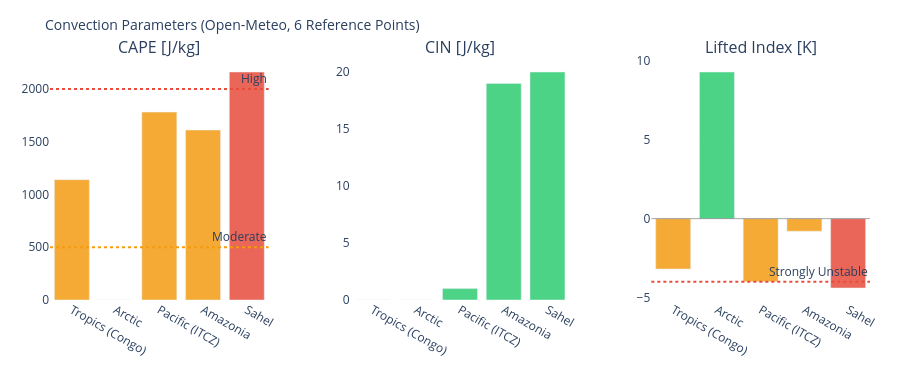

Here is the notebook cell this chart was saved with:
### Markdown cell above
---
## 3. Visualizations

### Code cell
# ============================================================
# CAPE / CIN / LIFTED INDEX – Convection potential
# ============================================================

if not df_atm.empty:
    fig = make_subplots(
        rows=1, cols=3,
        subplot_titles=['CAPE [J/kg]', 'CIN [J/kg]', 'Lifted Index [K]'],
        horizontal_spacing=0.1
    )
    pts = df_atm['point'].tolist()
    pt_colors = ['#E85D24','#185FA5','#888780','#378ADD','#639922','#F2A623']

    # CAPE – höher = mehr Gewitterpotential
    cape_vals = df_atm['cape'].fillna(0).tolist()
    cape_colors = ['#e74c3c' if v > 2000 else '#f39c12' if v > 500 else '#2ecc71'
                   for v in cape_vals]
    fig.add_trace(go.Bar(x=pts, y=cape_vals, marker_color=cape_colors,
                         opacity=0.85, showlegend=False), row=1, col=1)
    fig.add_hline(y=2000, line_dash='dot', line_color='#e74c3c',
                  annotation_text='High', row=1, col=1)
    fig.add_hline(y=500,  line_dash='dot', line_color='#f39c12',
                  annotation_text='Moderate', row=1, col=1)

    # CIN – negativer = stärker gedeckelt (weniger Auslöse)
    cin_vals = df_atm['cin'].fillna(0).tolist()
    cin_colors = ['#e74c3c' if v < -200 else '#f39c12' if v < -50 else '#2ecc71'
                  for v in cin_vals]
    fig.add_trace(go.Bar(x=pts, y=cin_vals, marker_color=cin_colors,
                         opacity=0.85, showlegend=False), row=1, col=2)

    # Lifted Index – negativ = instabil
    li_vals = df_atm['li'].fillna(0).tolist()
    li_colors = ['#e74c3c' if v < -4 else '#f39c12' if v < 0 else '#2ecc71'
                 for v in li_vals]
    fig.add_trace(go.Bar(x=pts, y=li_vals, marker_color=li_colors,
                         opacity=0.85, showlegend=False), row=1, col=3)
    fig.add_hline(y=0, line_color='gray', line_width=0.7, row=1, col=3)
    fig.add_hline(y=-4, line_dash='dot', line_color='#e74c3c',
                  annotation_text='Strongly Unstable', row=1, col=3)

    fig.update_layout(
        title=dict(text='Convection Parameters (Open-Meteo, 6 Reference Points)', font=dict(size=14)),
        height=380, plot_bgcolor='rgba(0,0,0,0)', paper_bgcolor='rgba(0,0,0,0)',
        margin=dict(l=50, r=30, t=60, b=80)
    )
    fig.update_xaxes(tickangle=30)
    fig.show()

### Figure 1 — Plotly figure (JSON) as saved in the notebook; plotly's stock layout.template omitted (floating-point values rounded to 4 significant figures)
{"data": [{"marker": {"color": ["#f39c12", "#2ecc71", "#f39c12", "#f39c12", "#e74c3c"]}, "opacity": 0.85, "showlegend": false, "type": "bar", "x": ["Tropics (Congo)", "Arctic", "Pacific (ITCZ)", "Amazonia", "Sahel"], "xaxis": "x", "y": [1140.0, 0.0, 1780.0, 1610.0, 2160.0], "yaxis": "y"}, {"marker": {"color": ["#2ecc71", "#2ecc71", "#2ecc71", "#2ecc71", "#2ecc71"]}, "opacity": 0.85, "showlegend": false, "type": "bar", "x": ["Tropics (Congo)", "Arctic", "Pacific (ITCZ)", "Amazonia", "Sahel"], "xaxis": "x2", "y": [0.0, 0.0, 1.0, 19.0, 20.0], "yaxis": "y2"}, {"marker": {"color": ["#f39c12", "#2ecc71", "#f39c12", "#f39c12", "#e74c3c"]}, "opacity": 0.85, "showlegend": false, "type": "bar", "x": ["Tropics (Congo)", "Arctic", "Pacific (ITCZ)", "Amazonia", "Sahel"], "xaxis": "x3", "y": [-3.2, 9.3, -4.0, -0.8, -4.4], "yaxis": "y3"}], "layout": {"annotations": [{"font": {"size": 16}, "showarrow": false, "text": "CAPE [J/kg]", "x": 0.1333, "xanchor": "center", "xref": "paper", "y": 1.0, "yanchor": "bottom", "yref": "paper"}, {"font": {"size": 16}, "showarrow": false, "text": "CIN [J/kg]", "x": 0.5, "xanchor": "center", "xref": "paper", "y": 1.0, "yanchor": "bottom", "yref": "paper"}, {"font": {"size": 16}, "showarrow": false, "text": "Lifted Index [K]", "x": 0.8667, "xanchor": "center", "xref": "paper", "y": 1.0, "yanchor": "bottom", "yref": "paper"}, {"showarrow": false, "text": "High", "x": 1, "xanchor": "right", "xref": "x domain", "y": 2000, "yanchor": "bottom", "yref": "y"}, {"showarrow": false, "text": "Moderate", "x": 1, "xanchor": "right", "xref": "x domain", "y": 500, "yanchor": "bottom", "yref": "y"}, {"showarrow": false, "text": "Strongly Unstable", "x": 1, "xanchor": "right", "xref": "x3 domain", "y": -4, "yanchor": "bottom", "yref": "y3"}], "height": 380, "margin": {"b": 80, "l": 50, "r": 30, "t": 60}, "paper_bgcolor": "rgba(0,0,0,0)", "plot_bgcolor": "rgba(0,0,0,0)", "shapes": [{"line": {"color": "#e74c3c", "dash": "dot"}, "type": "line", "x0": 0, "x1": 1, "xref": "x domain", "y0": 2000, "y1": 2000, "yref": "y"}, {"line": {"color": "#f39c12", "dash": "dot"}, "type": "line", "x0": 0, "x1": 1, "xref": "x domain", "y0": 500, "y1": 500, "yref": "y"}, {"line": {"color": "gray", "width": 0.7}, "type": "line", "x0": 0, "x1": 1, "xref": "x3 domain", "y0": 0, "y1": 0, "yref": "y3"}, {"line": {"color": "#e74c3c", "dash": "dot"}, "type": "line", "x0": 0, "x1": 1, "xref": "x3 domain", "y0": -4, "y1": -4, "yref": "y3"}], "title": {"font": {"size": 14}, "text": "Convection Parameters (Open-Meteo, 6 Reference Points)"}, "xaxis": {"anchor": "y", "domain": [0.0, 0.2667], "tickangle": 30}, "xaxis2": {"anchor": "y2", "domain": [0.3667, 0.6333], "tickangle": 30}, "xaxis3": {"anchor": "y3", "domain": [0.7333, 1.0], "tickangle": 30}, "yaxis": {"anchor": "x", "domain": [0.0, 1.0]}, "yaxis2": {"anchor": "x2", "domain": [0.0, 1.0]}, "yaxis3": {"anchor": "x3", "domain": [0.0, 1.0]}}}
